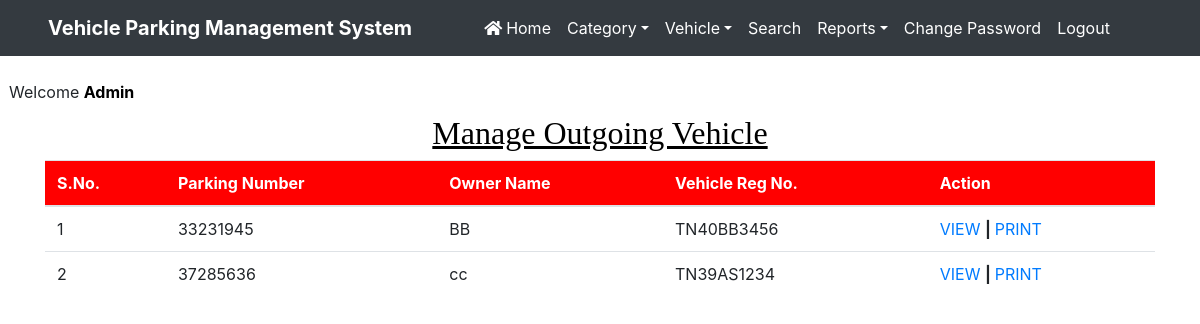
Page /manage_outgoingvehicle (signed in) on the committed database.
### vehicle/models.py (models this page shows, shortened)
class Vehicle(models.Model):
    parkingnumber = models.CharField(max_length=20)
    category = models.ForeignKey(Category, on_delete=models.CASCADE)
    vehiclecompany = models.CharField(max_length=50)
    regno = models.CharField(max_length=10)
    ownername = models.CharField(max_length=50)
    ownercontact = models.CharField(max_length=15)
    pdate = models.DateField()
    intime = models.CharField(max_length=50)
    outtime = models.CharField(max_length=50)
    parkingcharge = models.CharField(max_length=50)
    remark = models.CharField(max_length=500)
    status = models.CharField(max_length=20)

### vehicle/views.py (the view)
# urls.py: path('manage_outgoingvehicle',manage_outgoingvehicle,name='manage_outgoingvehicle'),
def manage_outgoingvehicle(request):
    if not request.user.is_authenticated:
        return redirect('admin_login')
    vehicle = Vehicle.objects.filter(status="Out")
    d = {'vehicle':vehicle}
    return render(request, 'manage_outgoingvehicle.html', d)

### vehicle/templates/manage_outgoingvehicle.html (shortened to what this page needs)
{% load static %}
<html>
<head>
{% include 'headeradmin.html' %}
  <link rel = stylesheet href="https://cdn.datatables.net/1.10.20/css/jquery.dataTables.min.css">
<link rel = stylesheet href="https://cdn.datatables.net/buttons/1.6.1/css/buttons.dataTables.min.css">
</head>
<body>
{% include 'nav2admin.html' %}
<br> &nbsp;&nbsp;Welcome <b style = 'text-transform : capitalize ; color : black'>{{request.user.username}}</b>
<div class="container" style = "margin-top:10px">
<h2 class="text-center" style = "font-family : Times New Roman ; color : black"><u>Manage Outgoing Vehicle</u></h2>
<table class='table table-hover' id = "example">
<thead style = 'background-color : red ; color : white'>
<tr>
<th>S.No.</th>
<th>Parking Number</th>
<th>Owner Name</th>
<th>Vehicle Reg No.</th>
<th>Action</th>
</tr>
</thead>
<tbody>
  {% for i in vehicle %}
<tr>
<td>{{forloop.counter}}</td>
<td>{{i.parkingnumber}}</td>
<td>{{i.ownername}}</td>
<td>{{i.regno}}</td>
<td>
  <a href="{% url 'view_outgoingdetail' i.id %}" >VIEW</i></a>
  <b> | </b>
  <a href="{% url 'print' i.id %}" >PRINT</a>
</td>
</tr>
{% endfor %}
</tbody>
</table>
</div>
</body>
</html>

### vehicle/static/css/mystyle.css (style rules this page uses)
html { scroll-behavior:smooth; }

### rows in the picture
Vehicle: parkingnumber "33231945", ownername "BB", regno "TN40BB3456"
Vehicle: parkingnumber "37285636", ownername "cc", regno "TN39AS1234"

### other values in the picture
{{ request.user.username }} "Admin"
